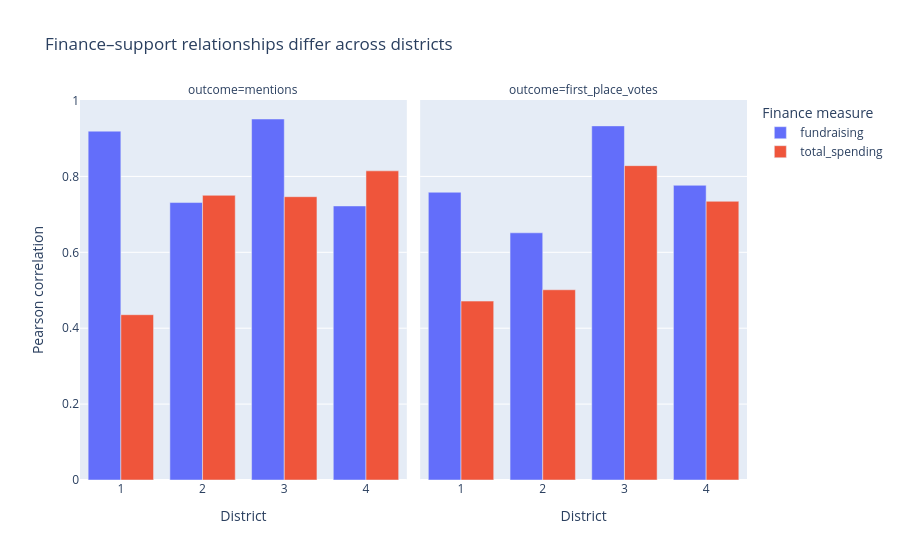

Notebook source saved alongside this figure:
### Code cell
fig = px.bar(
    district_correlations,
    x="district",
    y="pearson",
    color="money",
    facet_col="outcome",
    barmode="group",
    hover_data=["n", "spearman"],
    labels={
        "district": "District",
        "pearson": "Pearson correlation",
        "money": "Finance measure",
    },
    title="Finance–support relationships differ across districts",
)

fig.show()

### Figure 1 — Plotly figure (JSON) as saved in the notebook; plotly's stock layout.template omitted (floating-point values rounded to 4 significant figures)
{"data": [{"alignmentgroup": "True", "customdata": [[13.0, 0.9231], [20.0, 0.7744], [15.0, 0.8714], [17.0, 0.6863]], "hovertemplate": "Finance measure=fundraising<br>outcome=mentions<br>District=%{x}<br>Pearson correlation=%{y}<br>n=%{customdata[0]}<br>spearman=%{customdata[1]}<extra></extra>", "legendgroup": "fundraising", "marker": {"color": "#636efa", "pattern": {"shape": ""}}, "name": "fundraising", "offsetgroup": "fundraising", "orientation": "v", "showlegend": true, "textposition": "auto", "type": "bar", "x": [1, 2, 3, 4], "xaxis": "x", "y": [0.9192, 0.7311, 0.9513, 0.7222], "yaxis": "y"}, {"alignmentgroup": "True", "customdata": [[13.0, 0.7527], [20.0, 0.7534], [15.0, 0.7607], [17.0, 0.701]], "hovertemplate": "Finance measure=fundraising<br>outcome=first_place_votes<br>District=%{x}<br>Pearson correlation=%{y}<br>n=%{customdata[0]}<br>spearman=%{customdata[1]}<extra></extra>", "legendgroup": "fundraising", "marker": {"color": "#636efa", "pattern": {"shape": ""}}, "name": "fundraising", "offsetgroup": "fundraising", "orientation": "v", "showlegend": false, "textposition": "auto", "type": "bar", "x": [1, 2, 3, 4], "xaxis": "x2", "y": [0.7583, 0.6514, 0.9331, 0.7765], "yaxis": "y2"}, {"alignmentgroup": "True", "customdata": [[11.0, 0.9273], [19.0, 0.7439], [16.0, 0.8], [19.0, 0.7895]], "hovertemplate": "Finance measure=total_spending<br>outcome=mentions<br>District=%{x}<br>Pearson correlation=%{y}<br>n=%{customdata[0]}<br>spearman=%{customdata[1]}<extra></extra>", "legendgroup": "total_spending", "marker": {"color": "#EF553B", "pattern": {"shape": ""}}, "name": "total_spending", "offsetgroup": "total_spending", "orientation": "v", "showlegend": true, "textposition": "auto", "type": "bar", "x": [1, 2, 3, 4], "xaxis": "x", "y": [0.4356, 0.7502, 0.7466, 0.8146], "yaxis": "y"}, {"alignmentgroup": "True", "customdata": [[11.0, 0.8364], [19.0, 0.7368], [16.0, 0.7882], [19.0, 0.8]], "hovertemplate": "Finance measure=total_spending<br>outcome=first_place_votes<br>District=%{x}<br>Pearson correlation=%{y}<br>n=%{customdata[0]}<br>spearman=%{customdata[1]}<extra></extra>", "legendgroup": "total_spending", "marker": {"color": "#EF553B", "pattern": {"shape": ""}}, "name": "total_spending", "offsetgroup": "total_spending", "orientation": "v", "showlegend": false, "textposition": "auto", "type": "bar", "x": [1, 2, 3, 4], "xaxis": "x2", "y": [0.4714, 0.5013, 0.8284, 0.7344], "yaxis": "y2"}], "layout": {"annotations": [{"font": {}, "showarrow": false, "text": "outcome=mentions", "x": 0.245, "xanchor": "center", "xref": "paper", "y": 1, "yanchor": "bottom", "yref": "paper"}, {"font": {}, "showarrow": false, "text": "outcome=first_place_votes", "x": 0.755, "xanchor": "center", "xref": "paper", "y": 1, "yanchor": "bottom", "yref": "paper"}], "barmode": "group", "legend": {"title": {"text": "Finance measure"}, "tracegroupgap": 0}, "title": {"text": "Finance–support relationships differ across districts"}, "xaxis": {"anchor": "y", "domain": [0, 0.49], "title": {"text": "District"}}, "xaxis2": {"anchor": "y2", "domain": [0.51, 1], "matches": "x", "title": {"text": "District"}}, "yaxis": {"anchor": "x", "domain": [0, 1], "title": {"text": "Pearson correlation"}}, "yaxis2": {"anchor": "x2", "domain": [0, 1], "matches": "y", "showticklabels": false}}}
